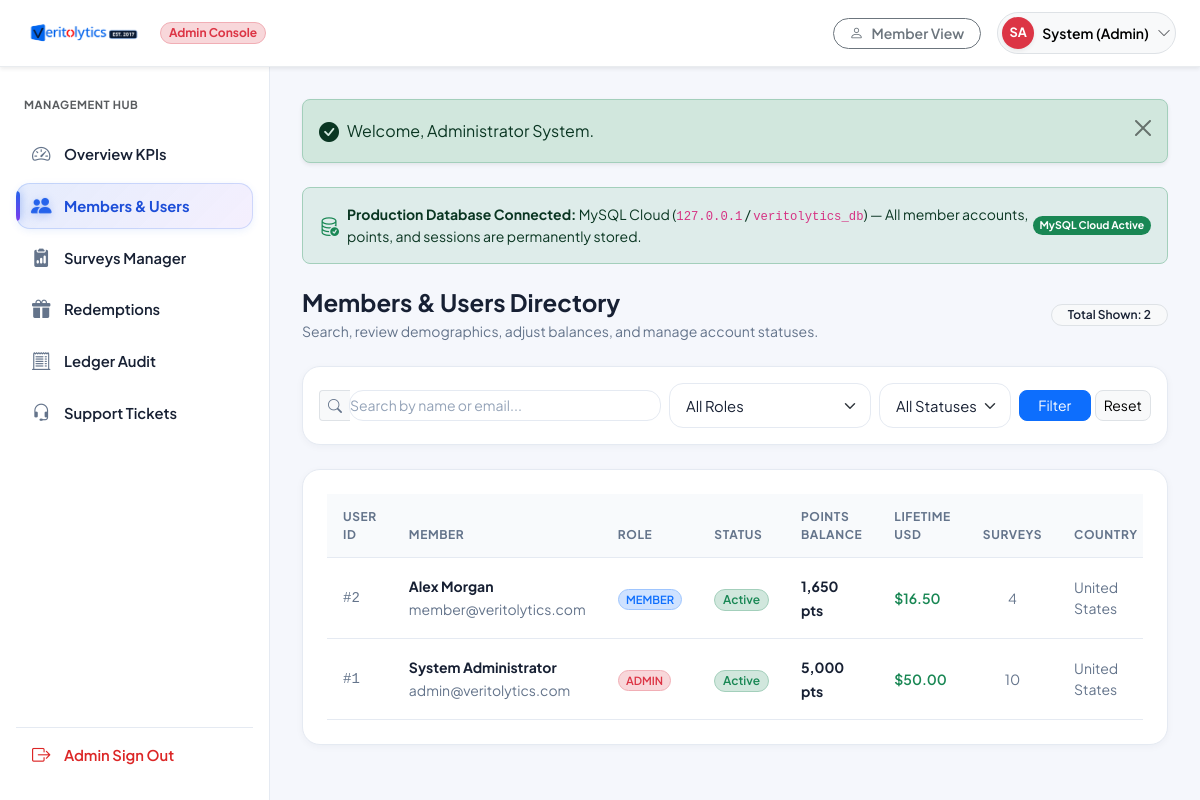
The page /admin/users.php (signed in) on the database its author committed.
### tables this page shows
CREATE TABLE `users` (
  `id` INT AUTO_INCREMENT PRIMARY KEY,
  `first_name` VARCHAR(100) NOT NULL,
  `last_name` VARCHAR(100) NOT NULL,
  `email` VARCHAR(191) NOT NULL UNIQUE,
  `pending_email` VARCHAR(191) DEFAULT NULL,
  `email_verification_token` VARCHAR(255) DEFAULT NULL,
  `email_verification_expires_at` DATETIME DEFAULT NULL,
  `password_hash` VARCHAR(255) NOT NULL,
  `country` VARCHAR(100) NOT NULL DEFAULT 'United States',
  `state` VARCHAR(100) DEFAULT NULL,
  `city` VARCHAR(100) DEFAULT NULL,
  `phone` VARCHAR(50) DEFAULT NULL,
  `date_of_birth` DATE DEFAULT NULL,
  `gender` VARCHAR(50) DEFAULT NULL,
  `avatar` VARCHAR(255) DEFAULT NULL,
  `employment_status` VARCHAR(100) DEFAULT NULL,
  `annual_income` VARCHAR(100) DEFAULT NULL,
  `education_level` VARCHAR(100) DEFAULT NULL,
  `role` ENUM('member', 'admin') NOT NULL DEFAULT 'member',
  `status` ENUM('active', 'suspended', 'pending') NOT NULL DEFAULT 'active',
  `balance_points` INT NOT NULL DEFAULT 0,
  `lifetime_earnings_usd` DECIMAL(10,2) NOT NULL DEFAULT 0.00,
  `completed_surveys_count` INT NOT NULL DEFAULT 0,
  `profile_completion_pct` INT NOT NULL DEFAULT 35,
  `notification_preferences` TEXT DEFAULT NULL,
  `reset_token` VARCHAR(255) DEFAULT NULL,
  `reset_expires_at` DATETIME DEFAULT NULL,
  `deleted_at` DATETIME DEFAULT NULL,
  `created_at` TIMESTAMP DEFAULT CURRENT_TIMESTAMP,
  `updated_at` TIMESTAMP DEFAULT CURRENT_TIMESTAMP ON UPDATE CURRENT_TIMESTAMP,
  INDEX `idx_users_email` (`email`),
  INDEX `idx_users_role` (`role`),
  INDEX `idx_users_status` (`status`),
  INDEX `idx_users_deleted` (`deleted_at`)
);

### admin/users.php (the view, shortened to what the rows shown need)
<?php
require_once __DIR__ . '/../includes/functions.php';
require_once __DIR__ . '/../includes/auth_check.php';
$admin = require_admin();
$db = get_db();
$sql = "SELECT * FROM users WHERE 1=1";
$params = [];
$sql .= " ORDER BY id DESC LIMIT 200";
$stmt = $db->prepare($sql);
$stmt->execute($params);
$users = $stmt->fetchAll();
require_once __DIR__ . '/../includes/admin_header.php';
?>
<div class="portal-wrapper">
    <div class="portal-main">
        <div class="card card-vy border-0 shadow-sm p-4">
            <div class="table-responsive">
                <table class="table table-hover align-middle mb-0">
                    <thead class="table-light small text-muted">
                        <tr>
                            <th>User ID</th>
                            <th>Member</th>
                            <th>Role</th>
                            <th>Status</th>
                            <th>Points Balance</th>
                            <th>Lifetime USD</th>
                            <th>Surveys</th>
                            <th>Country</th>
                        </tr>
                    </thead>
                    <tbody>
                        <?php foreach ($users as $u): ?>
                            <tr>
                                <td class="small text-muted font-monospace">
                                    #<?= (int)$u['id'] ?>
                                </td>
                                <td>
                                    <div class="fw-bold text-dark small"><?= e($u['first_name'] . ' ' . $u['last_name']) ?></div>
                                    <small class="text-muted"><?= e($u['email']) ?></small>
                                </td>
                                <td>
                                    <span class="badge <?= $u['role'] === 'admin' ? 'bg-danger-subtle text-danger border-danger-subtle' : 'bg-primary-subtle text-primary border-primary-subtle' ?> border rounded-pill small fw-semibold text-uppercase" style="font-size: 0.7rem;">
                                        <?= e($u['role']) ?>
                                    </span>
                                </td>
                                <td>
                                    <?php if (!empty($u['deleted_at'])): ?>
                                        <span class="badge bg-secondary-subtle text-secondary border-secondary-subtle border rounded-pill small fw-semibold">
                                            Deactivated
                                        </span>
                                    <?php elseif ($u['status'] === 'active'): ?>
                                        <span class="badge bg-success-subtle text-success border-success-subtle border rounded-pill small fw-semibold text-capitalize">
                                            Active
                                        </span>
                                    <?php elseif ($u['status'] === 'suspended'): ?>
                                        <span class="badge bg-danger-subtle text-danger border-danger-subtle border rounded-pill small fw-semibold text-capitalize">
                                            Suspended
                                        </span>
                                    <?php else: ?>
                                        <span class="badge bg-warning-subtle text-warning border-warning-subtle border rounded-pill small fw-semibold text-capitalize">
                                            <?= e($u['status']) ?>
                                        </span>
                                    <?php endif; ?>
                                </td>
                                <td>
                                    <span class="fw-bold text-dark small">
                                        <?= format_points($u['balance_points']) ?>
                                    </span>
                                </td>
                                <td>
                                    <span class="small fw-semibold text-success">
                                        <?= format_currency($u['lifetime_earnings_usd']) ?>
                                    </span>
                                </td>
                                <td class="small text-muted text-center">
                                    <?= (int)$u['completed_surveys_count'] ?>
                                </td>
                                <td class="small text-muted">
                                    <?= e($u['country']) ?>
                                </td>
                            </tr>
                        <?php endforeach; ?>
                    </tbody>
                </table>
            </div>
        </div>
<?php require_once __DIR__ . '/../includes/admin_footer.php'; ?>

### includes/admin_header.php (shortened to what the rows shown need)
<?php
require_once __DIR__ . '/functions.php';
require_once __DIR__ . '/auth_check.php';
$admin = require_admin();
$initials = strtoupper(substr($admin['first_name'], 0, 1) . substr($admin['last_name'], 0, 1));
?>
<!DOCTYPE html>
<html lang="en">
<head>
    <link href="https://cdn.jsdelivr.net/npm/bootstrap@5.3.3/dist/css/bootstrap.min.css" rel="stylesheet">
    <link rel="stylesheet" href="https://cdn.jsdelivr.net/npm/bootstrap-icons@1.11.3/font/bootstrap-icons.min.css">
    <link rel="stylesheet" href="<?= BASE_URL ?>/assets/css/style.css">
</head>
<body class="bg-light">
<header class="navbar navbar-expand bg-white border-bottom border-light-subtle sticky-top px-3 py-2 shadow-sm">
    <div class="container-fluid px-2">
        <div class="d-flex align-items-center gap-3 ms-auto">
            <div class="dropdown">
                <button class="btn btn-light rounded-pill p-1 pe-2.5 d-flex align-items-center gap-2 border" type="button" id="adminMenuBtn" data-bs-toggle="dropdown" aria-expanded="false">
                    <div class="rounded-circle bg-danger text-white fw-bold d-flex align-items-center justify-content-center shadow-sm" style="width: 32px; height: 32px; font-size: 0.8rem;">
                        <?= $initials ?>
                    </div>
                    <span class="fw-semibold small d-none d-sm-inline"><?= e($admin['first_name']) ?> (Admin)</span>
                    <i class="bi bi-chevron-down small text-muted"></i>
                </button>
            </div>
        </div>
    </div>
</header>

### rows shown on the page
users: initials "SA", first_name "System", id "1", first_name+last_name "System Administrator", email "admin@veritolytics.com", role "ADMIN", status "Active", balance_points "5,000 pts", lifetime_earnings_usd "$50.00", completed_surveys_count "10", country "United States"
users: id "2", first_name+last_name "Alex Morgan", email "member@veritolytics.com", role "MEMBER", status "Active", balance_points "1,650 pts", lifetime_earnings_usd "$16.50", completed_surveys_count "4", country "United States"

### other values the page prints
$msg "Welcome, Administrator System."
$dbInfo['host'] "127.0.0.1"
$dbInfo['database'] "veritolytics_db"
count($users) "2"
